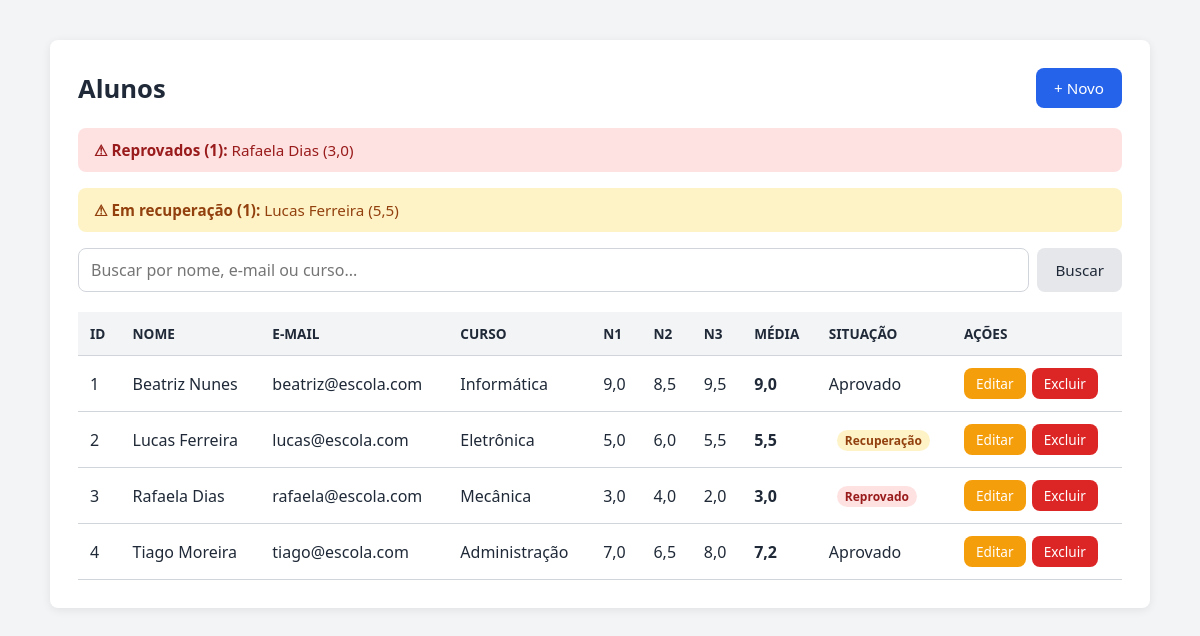
The page /treino/gabaritos/simulado-3-escola/index.php on the database its author committed.
### tables this page shows
CREATE TABLE alunos (
  id               INT AUTO_INCREMENT PRIMARY KEY,
  nome             VARCHAR(100)  NOT NULL,
  email            VARCHAR(120)  NOT NULL UNIQUE,
  telefone         VARCHAR(11)   NULL,                           
  curso            VARCHAR(50)   NOT NULL,
  data_nascimento  DATE          NULL,
  nota1            DECIMAL(4,2)  NOT NULL,
  nota2            DECIMAL(4,2)  NOT NULL,
  nota3            DECIMAL(4,2)  NOT NULL DEFAULT 0              
);

### treino/gabaritos/simulado-3-escola/conexao.php (called while the page is built, shortened)
<?php
function e($valor) {
    return htmlspecialchars((string)$valor, ENT_QUOTES, 'UTF-8');
}

### treino/gabaritos/simulado-3-escola/index.php (the view, shortened to what this page needs)
<?php
require 'conexao.php';
$busca = trim($_GET['busca'] ?? '');
if ($busca !== '') {
  $stmt = $pdo->prepare("SELECT * FROM alunos WHERE nome LIKE :b OR email LIKE :b OR curso LIKE :b ORDER BY nome ASC");
  $stmt->execute([':b' => "%$busca%"]);
} else {
  $stmt = $pdo->query("SELECT * FROM alunos ORDER BY nome ASC");
}
$registros = $stmt->fetchAll();
$ALERTA_ESTOQUE_ATIVO = true;
$emFalta = [];
$estoqueBaixo = [];
if ($ALERTA_ESTOQUE_ATIVO) {
  $stmtAlerta = $pdo->query(
    "SELECT nome, (nota1 + nota2 + nota3) / 3 AS media FROM alunos WHERE (nota1 + nota2 + nota3) / 3 < 6 ORDER BY media, nome"
  );
  foreach ($stmtAlerta->fetchAll() as $item) {
    $txt = $item['nome'] . ' (' . number_format($item['media'], 1, ',', '.') . ')';
    if ($item['media'] < 4) {
      $emFalta[] = $txt;
    } else {
      $estoqueBaixo[] = $txt;
    }
  }
}
?>
<!DOCTYPE html>
<html lang="pt-BR">
<head>
  <link rel="stylesheet" href="style.css">
</head>
<body>
  <main class="container">
    <header class="topo">
      <h1>Alunos</h1>
      <a href="form.php" class="btn btn-primary">+ Novo</a>
    </header>
    <?php if ($emFalta): ?>
      <div class="alerta erro">
        <strong>⚠ Reprovados (<?= count($emFalta) ?>):</strong>
        <?= e(implode(', ', $emFalta)) ?>
      </div>
    <?php endif; ?>
    <?php if ($estoqueBaixo): ?>
      <div class="alerta aviso">
        <strong>⚠ Em recuperação (<?= count($estoqueBaixo) ?>):</strong>
        <?= e(implode(', ', $estoqueBaixo)) ?>
      </div>
    <?php endif; ?>
    <form method="GET" class="busca">
      <input type="text" name="busca" placeholder="Buscar por nome, e-mail ou curso..." value="<?= e($busca) ?>">
      <button type="submit" class="btn btn-secondary">Buscar</button>
    </form>
    <div class="tabela-wrap">
      <table>
        <thead>
          <tr>
            <th>ID</th>
            <th>Nome</th>
            <th>E-mail</th>
            <th>Curso</th>
            <th>N1</th>
            <th>N2</th>
            <th>N3</th>
            <th>Média</th>
            <th>Situação</th>
            <th class="acoes-col">Ações</th>
          </tr>
        </thead>
        <tbody>
          <?php foreach ($registros as $r): ?>
            <tr>
              <?php $media = ($r['nota1'] + $r['nota2'] + $r['nota3']) / 3; ?>
              <td><?= $r['id'] ?></td>
              <td><?= e($r['nome']) ?></td>
              <td><?= e($r['email']) ?></td>
              <td><?= e($r['curso']) ?></td>
              <td><?= number_format($r['nota1'], 1, ',', '.') ?></td>
              <td><?= number_format($r['nota2'], 1, ',', '.') ?></td>
              <td><?= number_format($r['nota3'], 1, ',', '.') ?></td>
              <td><strong><?= number_format($media, 1, ',', '.') ?></strong></td>
              <td>
                <?php if ($media >= 6): ?>
                  Aprovado
                <?php elseif ($media >= 4): ?>
                  <span class="selo selo-baixo">Recuperação</span>
                <?php else: ?>
                  <span class="selo selo-falta">Reprovado</span>
                <?php endif; ?>
              </td>
              <td class="acoes">
                <a href="form.php?id=<?= $r['id'] ?>" class="btn btn-small btn-edit">Editar</a>
                <form method="POST" action="excluir.php" onsubmit="return confirm('Excluir este registro?');">
                  <button type="submit" class="btn btn-small btn-danger">Excluir</button>
                </form>
              </td>
            </tr>
          <?php endforeach; ?>
        </tbody>
      </table>
    </div>
  </main>
</body>
</html>

### style.css (style rules this page uses)
:root { --cor-primaria: #2563eb; --cor-primaria-h: #1d4ed8; --cor-secundaria: #e5e7eb; --cor-secundaria-h: #d1d5db; --cor-perigo: #dc2626; --cor-edit: #f59e0b; --cor-fundo: #f3f4f6; --cor-card: #ffffff; --cor-texto: #1f2937; --cor-texto-suave: #6b7280; --cor-borda: #d1d5db; --raio: 8px; --fonte: 'Segoe UI', Arial, sans-serif; --fundo-pagina: var(--cor-fundo); --fundo-card: var(--cor-card); --borda-card: none; --sombra-card: 0 2px 10px rgba(0,0,0,.08); --blur-card: none; --fundo-primario: var(--cor-primaria); --fundo-primario-h: var(--cor-primaria-h); --texto-btn-primario: #ffffff; --texto-btn-sec: var(--cor-texto); --texto-btn-pequeno: #ffffff; --fundo-th: var(--cor-fundo); --texto-th: var(--cor-texto); --fundo-hover: #f9fafb; --fundo-input: #ffffff; --texto-input: #000000; --cor-placeholder: #757575; --anel-foco: rgba(37,99,235,.15); --sucesso-fundo: #dcfce7; --sucesso-texto: #166534; --erro-fundo: #fee2e2; --erro-texto: #991b1b; }
* { box-sizing: border-box; margin: 0; padding: 0; }
body { font-family: var(--fonte); background: var(--fundo-pagina); background-attachment: fixed; color: var(--cor-texto); min-height: 100vh; }
.container { max-width: 1100px; margin: 40px auto; background: var(--fundo-card); padding: 28px; border-radius: var(--raio); border: var(--borda-card); box-shadow: var(--sombra-card); -webkit-backdrop-filter: var(--blur-card); backdrop-filter: var(--blur-card); }
.topo { display: flex; justify-content: space-between; align-items: center; margin-bottom: 20px; }
h1 { font-size: 1.6rem; }
.btn { display: inline-block; padding: 10px 18px; border: none; border-radius: var(--raio); font-family: inherit; font-size: .95rem; cursor: pointer; text-decoration: none; transition: background .2s, transform .15s, box-shadow .15s; }
.btn-primary { background: var(--fundo-primario); color: var(--texto-btn-primario); }
.btn-secondary { background: var(--cor-secundaria); color: var(--texto-btn-sec); }
.btn-small { padding: 6px 12px; font-size: .85rem; color: var(--texto-btn-pequeno); }
.btn-edit { background: var(--cor-edit); }
.btn-danger { background: var(--cor-perigo); }
.alerta { padding: 12px 16px; border-radius: var(--raio); margin-bottom: 16px; font-size: .95rem; }
.alerta.erro { background: var(--erro-fundo); color: var(--erro-texto); }
.busca { display: flex; gap: 8px; margin-bottom: 20px; }
.busca input { flex: 1; }
.tabela-wrap { overflow-x: auto; }
table { width: 100%; border-collapse: collapse; }
th, td { padding: 12px; text-align: left; border-bottom: 1px solid var(--cor-borda); }
th { background: var(--fundo-th); color: var(--texto-th); font-size: .85rem; text-transform: uppercase; }
.acoes-col { width: 170px; }
.acoes { white-space: nowrap; }
.acoes .btn, .acoes form { display: inline-block; vertical-align: middle; }
.acoes form { margin-left: 2px; }
input[type="text"], input[type="number"], input[type="email"], input[type="password"], input[type="tel"], input[type="date"], input[type="time"], input[type="datetime-local"], input[type="url"], input[type="search"], select, textarea { width: 100%; padding: 10px 12px; border: 1px solid var(--cor-borda); border-radius: var(--raio); font-family: inherit; font-size: 1rem; background: var(--fundo-input); color: var(--texto-input); }
::placeholder { color: var(--cor-placeholder); opacity: 1; }
:root { --aviso-fundo: #fef3c7; --aviso-texto: #92400e; }
.alerta.aviso { background: var(--aviso-fundo); color: var(--aviso-texto); }
.selo { display: inline-block; margin-left: 8px; padding: 2px 8px; border-radius: 999px; font-size: .75rem; font-weight: 600; white-space: nowrap; }
.selo-falta { background: var(--erro-fundo); color: var(--erro-texto); }
.selo-baixo { background: var(--aviso-fundo); color: var(--aviso-texto); }

### rows shown on the page
alunos: id "1", nome "Beatriz Nunes", email "beatriz@escola.com", curso "Informática", nota1 "9,0", nota2 "8,5", nota3 "9,5", media "9,0", shows "Aprovado"
alunos: id "2", nome "Lucas Ferreira", email "lucas@escola.com", curso "Eletrônica", nota1 "5,0", nota2 "6,0", nota3 "5,5", media "5,5", shows "Recuperação"
alunos: id "3", nome "Rafaela Dias", email "rafaela@escola.com", curso "Mecânica", nota1 "3,0", nota2 "4,0", nota3 "2,0", media "3,0", shows "Reprovado"
alunos: id "4", nome "Tiago Moreira", email "tiago@escola.com", curso "Administração", nota1 "7,0", nota2 "6,5", nota3 "8,0", media "7,2", shows "Aprovado"

### other values the page prints
count($emFalta) "1"
implode(', ', $emFalta) "Rafaela Dias (3,0)"
count($estoqueBaixo) "1"
implode(', ', $estoqueBaixo) "Lucas Ferreira (5,5)"
